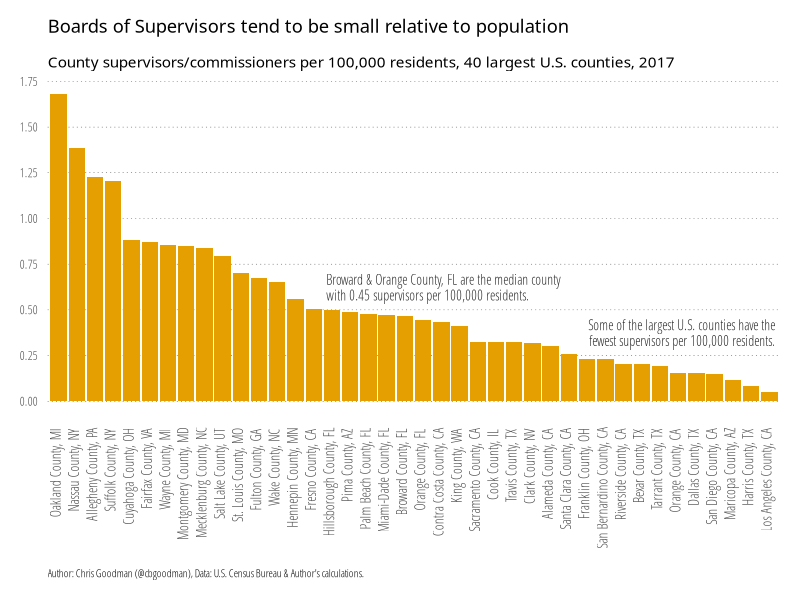

Here is the R script that generated this plot:
library(tidyverse)

# read in data
county <- read.csv("county.csv")

# calculate supervisors per 100,000 population
county$pc.supervisor <- county$supervisors/(county$pop17/100000)

# create annotation

annot <- read.table(text=
  "county|number|just|text
  15.5|0.625|0|Broward & Orange County, FL are the median county<br>with 0.45 supervisors per 100,000 residents.
  40.5|0.375|1|Some of the largest U.S. counties have the<br>fewest supervisors per 100,000 residents.",
  sep="|", header=TRUE, stringsAsFactors=FALSE)
# 2.75|1.375|0|Both Nashville & Louisville are consolidated,<br>city-county governments.
annot$text <- gsub("<br>", "\n", annot$text)

# plot
p <- ggplot(data=county,
  aes(x=reorder(county, -pc.supervisor), y=pc.supervisor, width=0.9))+
  geom_bar(stat="identity", fill="#E69F00")+
  scale_y_continuous(breaks=seq(0, 1.75, by=0.25))+
  # read in annotations
  geom_label(data=annot, aes(x=county, y=number, label=text, hjust=just),
    family="Open Sans Condensed Light", lineheight=0.95,
    size=3.5, label.size=0, color="#2b2b2b")+
  # Theming
  labs(
    title="Boards of Supervisors tend to be small relative to population",
    subtitle="County supervisors/commissioners per 100,000 residents, 40 largest U.S. counties, 2017",
    caption="Author: Chris Goodman (@cbgoodman), Data: U.S. Census Bureau & Author's calculations.",
    y=NULL,
    x=NULL) +
  theme_minimal(base_family="Open Sans Condensed Light") +
  # light, dotted major y-grid lines only
  theme(panel.grid=element_line())+
  theme(panel.grid.major.y=element_line(color="#2b2b2b", linetype="dotted", size=0.15))+
  theme(panel.grid.major.x=element_blank())+
  theme(panel.grid.minor.x=element_blank())+
  theme(panel.grid.minor.y=element_blank())+
  # light x-axis line only
  theme(axis.line=element_line())+
  theme(axis.line.y=element_blank())+
  theme(axis.line.x=element_blank())+
  # tick styling
  theme(axis.ticks=element_line())+
  theme(axis.ticks.x=element_blank())+
  theme(axis.ticks.y=element_blank())+
  theme(axis.ticks.length=unit(5, "pt"))+
  # x-axis labels
  theme(axis.text.x=element_text(size=10, angle=90, hjust=0.95,vjust=0.2))+
  # breathing room for the plot
  theme(plot.margin=unit(rep(0.5, 4), "cm"))+
  # move the y-axis tick labels over a bit
  #theme(axis.text.y=element_text(margin=margin(r=-5)))+
  # make the plot title bold and modify the bottom margin a bit
  theme(plot.title=element_text(family="Open Sans Condensed Bold", margin=margin(b=15)))+
  # make the subtitle italic
  theme(plot.subtitle=element_text(family="Open Sans Condensed Light Italic"))+
  theme(plot.caption=element_text(size=8, hjust=0, margin=margin(t=15)))

ggsave(plot=p, "supervisors.png", width=10, height=6, units="in", dpi="retina")
